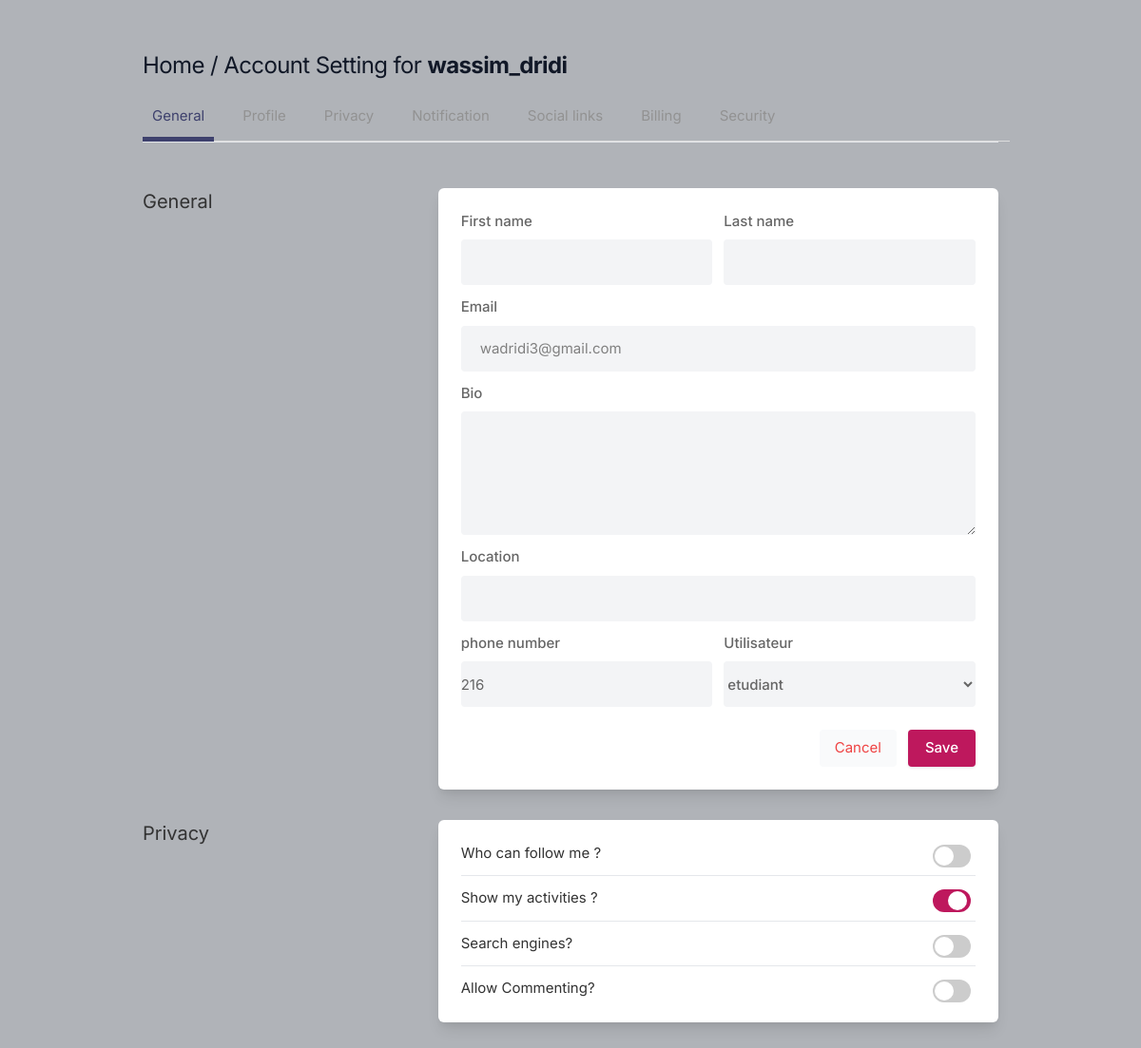
Screenshot of /account/settings/ (signed in) with the database file from the repository.
### authentification/models.py (models this page shows, shortened)
class Profile(models.Model):
    user = models.ForeignKey(User , on_delete=models.CASCADE)
    id_user = models.IntegerField(default=uuid.uuid4)
    phoneNumber = models.IntegerField(blank=True , default=216)
    bio = models.TextField(blank=True , default='')
    utilisateur = models.IntegerField(default=0)
    location = models.CharField(max_length=100, blank=True ,default='')
    profileimg = models.ImageField(upload_to='profile_images/%y/%m/%d', default='blank-profile-picture.png')
    """
    firstName =
        relationship = models.IntegerField(choices=[(0, "None"), (1, "Single"), (2, "In a relationship"), (3, "Married"), (4, "Engaged")], default=0)

    lastName
    phoneNumber
    bio = models.TextField(blank=True)
    profileimg = models.ImageField(upload_to='profile_images', default='blank-profile-picture.png')
    location = models.CharField(max_length=100, blank=True) """

### account/views.py (the view, shortened to what this page needs)
# urls.py: path('settings/', views.settings, name='settings'),
@login_required(login_url='signin')
def settings(request):
    user_profile = Profile.objects.get(user=request.user)
    user = request.user
    return render(request, './account/setting.html' , {'user_profile': user_profile } )

### templates/account/setting.html (shortened to what this page needs)
{% load static %}
<!DOCTYPE html>
<html lang="en">
<head>
    <link rel="stylesheet" href="{% static 'assets/css/icons.css' %}">
    <link rel="stylesheet" href="{% static 'assets/css/uikit.css' %}">
    <link rel="stylesheet" href="{% static 'assets/css/style.css' %}">
    <link rel="stylesheet" href="{% static 'assets/css/tailwind.css' %}">
</head>
<body>
            <div class="container m-auto">
                <h1 class="text-2xl leading-none text-gray-900 tracking-tight mt-3"><a href="../">Home</a> / Account Setting for <b>{{user.username}} </b> </h1>
                <ul class="mt-5 -mr-3 flex-nowrap lg:overflow-hidden overflow-x-scroll uk-tab">
                    <li class="uk-active"><a href="#">General</a></li>
                    <li><a href="#">Profile</a></li>
                    <li><a href="#">Privacy</a></li>
                    <li><a href="#">Notification</a></li>
                    <li><a href="#">Social links</a></li>
                    <li><a href="#">Billing</a></li>
                    <li><a href="#">Security</a></li>
                </ul>
                <hr>
                <div class="grid lg:grid-cols-3 mt-12 gap-8">
                    <div>
                        <h3 class="text-xl mb-2"> General</h3>
                    </div>
                    <div class="bg-white rounded-md lg:shadow-lg shadow col-span-2">
                        <form action="" method="POST" enctype="multipart/form-data">
                       <div class="grid grid-cols-2 gap-3 lg:p-6 p-4">
                           <div>
                               <label for=""> First name</label>
                               <input type="text" name="firstName" value="{{user_profile.user.first_name}}" class="shadow-none bg-gray-100">
                           </div>
                           <div>
                               <label for=""> Last name</label>
                               <input type="text" name="lastName" value="{{user_profile.user.last_name}}"  class="shadow-none bg-gray-100">
                            </div>
                            <div class="col-span-2">
                                <label for=""> Email</label>
                                <input type="email" name="email" value="{{user_profile.user.email}}"  class="shadow-none bg-gray-100">
                            </div>
                            <div class="col-span-2">
                                <label for="about">Bio</label>
                                <textarea id="about" name="bio" rows="3"  class="shadow-none bg-gray-100">{{user_profile.bio}}</textarea>
                            </div>
                            <div class="col-span-2">
                                <label for=""> Location</label>
                                <input type="text" name="location" value="{{user_profile.location}}"  class="shadow-none bg-gray-100">
                            </div>
                            <div>
                               <label for=""> phone number</label>
                               <input type="tel" name="phoneNumber" value="{{user_profile.phoneNumber}}"  class="shadow-none bg-gray-100">
                            </div>
                            <div>
                               <label for=""> Utilisateur </label>
                               <select id="relationship" name="utilisateur" aria-checked="{{user_profile.utilisateur}}"  class="shadow-none bg-gray-100">
                                <option value="0">etudiant</option>
                              </select>
                            </div>
                       </div>
                       <div class="bg-gray-10 p-6 pt-0 flex justify-end space-x-3">
                           <button type="reset" class="p-2 px-4 rounded bg-gray-50 text-red-500"> Cancel </button>
                           <button type="submit" class="button bg-blue-700"> Save </button>
                       </div>
                    </form>
                    </div>
                    <div>
                        <h3 class="text-xl mb-2"> Privacy</h3>
                    </div>
                    <div class="bg-white rounded-md lg:shadow-lg shadow lg:p-6 p-4 col-span-2">
                    <div class="space-y-3">
                        <div class="flex justify-between items-center">
                            <div>
                                <h4> Who can follow me ?</h4>
                            </div>
                            <div class="switches-list -mt-8 is-large">
                                <div class="switch-container">
                                    <label class="switch"><input type="checkbox"><span class="switch-button"></span> </label>
                                </div>
                            </div>
                        </div>
                        <hr>
                        <div class="flex justify-between items-center">
                            <div>
                                <h4> Show my activities ?</h4>
                            </div>
                            <div class="switches-list -mt-8 is-large">
                                <div class="switch-container">
                                    <label class="switch"><input type="checkbox" checked><span class="switch-button"></span> </label>
                                </div>
                            </div>
                        </div>
                        <hr>
                        <div class="flex justify-between items-center">
                            <div>
                                <h4> Search engines?</h4>
                            </div>
                            <div class="switches-list -mt-8 is-large">
                                <div class="switch-container">
                                    <label class="switch"><input type="checkbox"><span class="switch-button"></span> </label>
                                </div>
                            </div>
                        </div>
                        <hr>
                        <div class="flex justify-between items-center">
                            <div>
                                <h4> Allow Commenting?</h4>
                            </div>
                            <div class="switches-list -mt-8 is-large">
                                <div class="switch-container">
                                    <label class="switch"><input type="checkbox"><span class="switch-button"></span> </label>
                                </div>
                            </div>
                        </div>
                    </div>
                    </div>
                    <br>
                </div>
            </div>
</body>
</html>

### rows the page displays
Profile: email "wadridi3@gmail.com", phoneNumber "216", utilisateur "etudiant"

### other values shown
{{ user.username }} "wassim_dridi"
